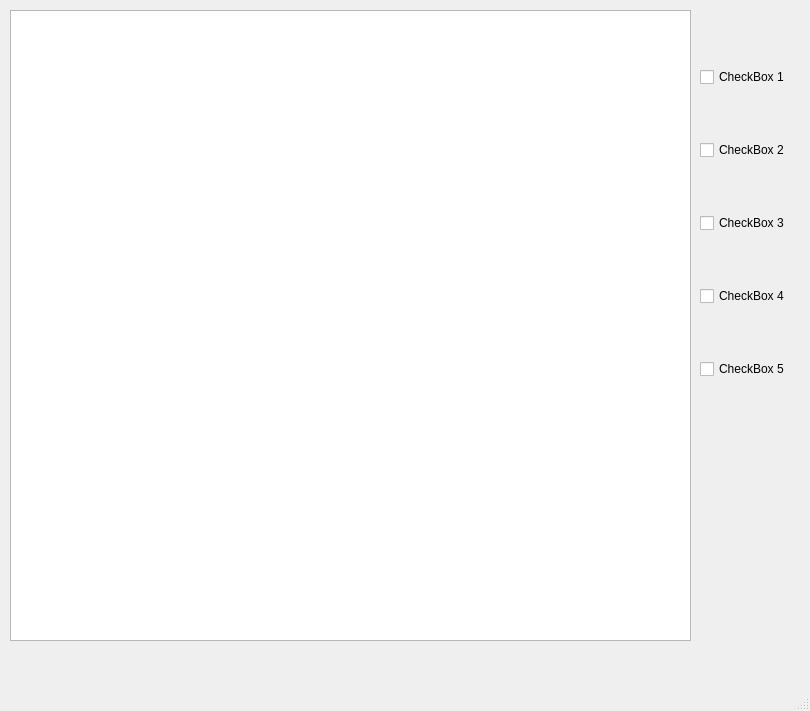
<?xml version="1.0" encoding="UTF-8"?>
<ui version="4.0">
 <class>MainWindow</class>
 <widget class="QMainWindow" name="MainWindow">
  <property name="geometry">
   <rect>
    <x>0</x>
    <y>0</y>
    <width>810</width>
    <height>711</height>
   </rect>
  </property>
  <property name="minimumSize">
   <size>
    <width>80</width>
    <height>80</height>
   </size>
  </property>
  <property name="windowTitle">
   <string>MainWindow</string>
  </property>
  <widget class="QWidget" name="centralwidget">
   <widget class="QWidget" name="layoutWidget">
    <property name="geometry">
     <rect>
      <x>700</x>
      <y>20</y>
      <width>102</width>
      <height>411</height>
     </rect>
    </property>
    <layout class="QVBoxLayout" name="checkboxes">
     <item>
      <widget class="QCheckBox" name="checkBox1">
       <property name="text">
        <string>CheckBox 1</string>
       </property>
      </widget>
     </item>
     <item>
      <widget class="QCheckBox" name="checkBox2">
       <property name="text">
        <string>CheckBox 2</string>
       </property>
      </widget>
     </item>
     <item>
      <widget class="QCheckBox" name="checkBox3">
       <property name="text">
        <string>CheckBox 3</string>
       </property>
      </widget>
     </item>
     <item>
      <widget class="QCheckBox" name="checkBox4">
       <property name="text">
        <string>CheckBox 4</string>
       </property>
      </widget>
     </item>
     <item>
      <widget class="QCheckBox" name="checkBox5">
       <property name="text">
        <string>CheckBox 5</string>
       </property>
      </widget>
     </item>
    </layout>
   </widget>
   <widget class="QGraphicsView" name="mywidget">
    <property name="geometry">
     <rect>
      <x>10</x>
      <y>10</y>
      <width>681</width>
      <height>631</height>
     </rect>
    </property>
   </widget>
  </widget>
  <widget class="QMenuBar" name="menubar">
   <property name="geometry">
    <rect>
     <x>0</x>
     <y>0</y>
     <width>810</width>
     <height>30</height>
    </rect>
   </property>
  </widget>
  <widget class="QStatusBar" name="statusbar"/>
 </widget>
 <resources/>
 <connections/>
</ui>
